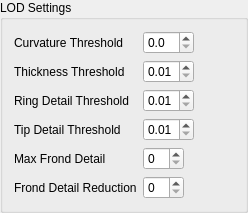
             <widget class="QGroupBox" name="group_LODSettings">
              <property name="toolTip">
               <string>&lt;html&gt;&lt;head/&gt;&lt;body&gt;&lt;p&gt;These settings describe with how much detail the tree mesh should be generated. Every LOD level  has its own set of parameters. The LOD settings are clamped between LOD levels, meaning LOD n+1 will always be less detailed than LOD n.&lt;/p&gt;&lt;/body&gt;&lt;/html&gt;</string>
              </property>
              <property name="title">
               <string>LOD Settings</string>
              </property>
              <property name="flat">
               <bool>true</bool>
              </property>
              <layout class="QVBoxLayout" name="verticalLayout_16">
               <item>
                <layout class="QGridLayout" name="gridLayout_6">
                 <item row="3" column="0">
                  <widget class="QLabel" name="label_23">
                   <property name="toolTip">
                    <string>&lt;html&gt;&lt;head/&gt;&lt;body&gt;&lt;p&gt;The curvature threshold is the most important setting to reduce the number of polygons. It describes how close the tree skeleton should be to its full-detail representation. The higher this value the more the skeleton can be reduced. Increasing this value will make the tree lose roundness but can also drastically reduce the number of polygons.&lt;/p&gt;&lt;/body&gt;&lt;/html&gt;</string>
                   </property>
                   <property name="text">
                    <string>Curvature Threshold</string>
                   </property>
                  </widget>
                 </item>
                 <item row="4" column="0">
                  <widget class="QLabel" name="label_24">
                   <property name="toolTip">
                    <string>&lt;html&gt;&lt;head/&gt;&lt;body&gt;&lt;p&gt;The thickness threshold is especially important on branches which have a varying contour.&lt;/p&gt;&lt;p&gt;It describes how close the shape of the branch should be to its full-detail representation. The higher this value, the fewer detail is used to represent the branch shape.&lt;/p&gt;&lt;p&gt;This setting has only minimal effect on branches that have only simple branch contours.&lt;/p&gt;&lt;p&gt;This setting and the Curvature Threshold can sometimes interfer as BOTH thresholds must be crossed before the mesh will be simplyfied. Thus setting a very low Curvature Threshold could mean that the Thickness Threshold seems to have no effect, as the mesh won't be simplified due to that restriction already. Thus, depending on the exact mesh, BOTH values might need to be adjusted in tandem to actually see a change in detail.&lt;/p&gt;&lt;/body&gt;&lt;/html&gt;</string>
                   </property>
                   <property name="text">
                    <string>Thickness Threshold</string>
                   </property>
                  </widget>
                 </item>
                 <item row="8" column="1">
                  <layout class="QHBoxLayout" name="horizontalLayout_28">
                   <item>
                    <widget class="QSpinBox" name="spin_FrondDetailReduction">
                     <property name="toolTip">
                      <string>How much the frond detail will be reduced in this LOD, before it is clamped to MaxFrondDetail.</string>
                     </property>
                     <property name="correctionMode">
                      <enum>QAbstractSpinBox::CorrectToNearestValue</enum>
                     </property>
                     <property name="maximum">
                      <number>32</number>
                     </property>
                    </widget>
                   </item>
                   <item>
                    <spacer name="horizontalSpacer_21">
                     <property name="orientation">
                      <enum>Qt::Horizontal</enum>
                     </property>
                     <property name="sizeHint" stdset="0">
                      <size>
                       <width>40</width>
                       <height>20</height>
                      </size>
                     </property>
                    </spacer>
                   </item>
                  </layout>
                 </item>
                 <item row="7" column="0">
                  <widget class="QLabel" name="label_63">
                   <property name="toolTip">
                    <string>The maximum detail value for a frond in this LOD.</string>
                   </property>
                   <property name="text">
                    <string>Max Frond Detail</string>
                   </property>
                  </widget>
                 </item>
                 <item row="7" column="1">
                  <layout class="QHBoxLayout" name="horizontalLayout_27">
                   <item>
                    <widget class="QSpinBox" name="spin_MaxFrondDetail">
                     <property name="toolTip">
                      <string>The maximum detail value for a frond in this LOD.</string>
                     </property>
                     <property name="correctionMode">
                      <enum>QAbstractSpinBox::CorrectToNearestValue</enum>
                     </property>
                     <property name="maximum">
                      <number>32</number>
                     </property>
                    </widget>
                   </item>
                   <item>
                    <spacer name="horizontalSpacer_18">
                     <property name="orientation">
                      <enum>Qt::Horizontal</enum>
                     </property>
                     <property name="sizeHint" stdset="0">
                      <size>
                       <width>40</width>
                       <height>20</height>
                      </size>
                     </property>
                    </spacer>
                   </item>
                  </layout>
                 </item>
                 <item row="8" column="0">
                  <widget class="QLabel" name="label_64">
                   <property name="toolTip">
                    <string>How much the frond detail will be reduced in this LOD, before it is clamped to MaxFrondDetail.</string>
                   </property>
                   <property name="text">
                    <string>Frond Detail Reduction</string>
                   </property>
                  </widget>
                 </item>
                 <item row="3" column="1">
                  <layout class="QHBoxLayout" name="horizontalLayout_47">
                   <item>
                    <widget class="QDoubleSpinBox" name="spin_CurvatureThreshold">
                     <property name="toolTip">
                      <string>&lt;html&gt;&lt;head/&gt;&lt;body&gt;&lt;p&gt;The curvature threshold is the most important setting to reduce the number of polygons. It describes how close the tree skeleton should be to its full-detail representation. The higher this value the more the skeleton can be reduced. Increasing this value will make the tree lose roundness but can also drastically reduce the number of polygons.&lt;/p&gt;&lt;/body&gt;&lt;/html&gt;</string>
                     </property>
                     <property name="correctionMode">
                      <enum>QAbstractSpinBox::CorrectToNearestValue</enum>
                     </property>
                     <property name="decimals">
                      <number>1</number>
                     </property>
                     <property name="minimum">
                      <double>0.000000000000000</double>
                     </property>
                     <property name="maximum">
                      <double>30.000000000000000</double>
                     </property>
                     <property name="singleStep">
                      <double>0.100000000000000</double>
                     </property>
                    </widget>
                   </item>
                   <item>
                    <spacer name="horizontalSpacer_37">
                     <property name="orientation">
                      <enum>Qt::Horizontal</enum>
                     </property>
                     <property name="sizeHint" stdset="0">
                      <size>
                       <width>40</width>
                       <height>20</height>
                      </size>
                     </property>
                    </spacer>
                   </item>
                  </layout>
                 </item>
                 <item row="5" column="0">
                  <widget class="QLabel" name="label_25">
                   <property name="toolTip">
                    <string>&lt;html&gt;&lt;head/&gt;&lt;body&gt;&lt;p&gt;The threshold used to reduce the detail of the branch mesh around its skeleton. The lower this value, the smoother the mesh will be. The higher this value the more it will look like a trianglular shape. This value can drastically influence the overall number of triangles.&lt;/p&gt;&lt;/body&gt;&lt;/html&gt;</string>
                   </property>
                   <property name="text">
                    <string>Ring Detail Threshold</string>
                   </property>
                  </widget>
                 </item>
                 <item row="6" column="0">
                  <widget class="QLabel" name="label_22">
                   <property name="toolTip">
                    <string>&lt;html&gt;&lt;head/&gt;&lt;body&gt;&lt;p&gt;At which threshold to reduce the number of polygons that are used to represent the branch tips. The lower this value, the rounder the branch tips will be.&lt;/p&gt;&lt;/body&gt;&lt;/html&gt;</string>
                   </property>
                   <property name="text">
                    <string>Tip Detail Threshold</string>
                   </property>
                  </widget>
                 </item>
                 <item row="6" column="1">
                  <layout class="QHBoxLayout" name="horizontalLayout_46">
                   <item>
                    <widget class="QDoubleSpinBox" name="spin_TipDetailThreshold">
                     <property name="toolTip">
                      <string>&lt;html&gt;&lt;head/&gt;&lt;body&gt;&lt;p&gt;At which threshold to reduce the number of polygons that are used to represent the branch tips. The lower this value, the rounder the branch tips will be.&lt;/p&gt;&lt;/body&gt;&lt;/html&gt;</string>
                     </property>
                     <property name="correctionMode">
                      <enum>QAbstractSpinBox::CorrectToNearestValue</enum>
                     </property>
                     <property name="decimals">
                      <number>2</number>
                     </property>
                     <property name="minimum">
                      <double>0.010000000000000</double>
                     </property>
                     <property name="maximum">
                      <double>0.500000000000000</double>
                     </property>
                     <property name="singleStep">
                      <double>0.010000000000000</double>
                     </property>
                    </widget>
                   </item>
                   <item>
                    <spacer name="horizontalSpacer_36">
                     <property name="orientation">
                      <enum>Qt::Horizontal</enum>
                     </property>
                     <property name="sizeHint" stdset="0">
                      <size>
                       <width>40</width>
                       <height>20</height>
                      </size>
                     </property>
                    </spacer>
                   </item>
                  </layout>
                 </item>
                 <item row="4" column="1">
                  <layout class="QHBoxLayout" name="horizontalLayout_48">
                   <item>
                    <widget class="QDoubleSpinBox" name="spin_ThicknessThreshold">
                     <property name="toolTip">
                      <string>&lt;html&gt;&lt;head/&gt;&lt;body&gt;&lt;p&gt;The thickness threshold is especially important on branches which have a varying contour.&lt;/p&gt;&lt;p&gt;It describes how close the shape of the branch should be to its full-detail representation. The higher this value, the fewer detail is used to represent the branch shape.&lt;/p&gt;&lt;p&gt;This setting has only minimal effect on branches that have only simple branch contours.&lt;/p&gt;&lt;p&gt;This setting and the Curvature Threshold can sometimes interfer as BOTH thresholds must be crossed before the mesh will be simplyfied. Thus setting a very low Curvature Threshold could mean that the Thickness Threshold seems to have no effect, as the mesh won't be simplified due to that restriction already. Thus, depending on the exact mesh, BOTH values might need to be adjusted in tandem to actually see a change in detail.&lt;/p&gt;&lt;/body&gt;&lt;/html&gt;</string>
                     </property>
                     <property name="correctionMode">
                      <enum>QAbstractSpinBox::CorrectToNearestValue</enum>
                     </property>
                     <property name="decimals">
                      <number>2</number>
                     </property>
                     <property name="minimum">
                      <double>0.010000000000000</double>
                     </property>
                     <property name="maximum">
                      <double>1.000000000000000</double>
                     </property>
                     <property name="singleStep">
                      <double>0.010000000000000</double>
                     </property>
                    </widget>
                   </item>
                   <item>
                    <spacer name="horizontalSpacer_38">
                     <property name="orientation">
                      <enum>Qt::Horizontal</enum>
                     </property>
                     <property name="sizeHint" stdset="0">
                      <size>
                       <width>40</width>
                       <height>20</height>
                      </size>
                     </property>
                    </spacer>
                   </item>
                  </layout>
                 </item>
                 <item row="5" column="1">
                  <layout class="QHBoxLayout" name="horizontalLayout_49">
                   <item>
                    <widget class="QDoubleSpinBox" name="spin_RingDetailThreshold">
                     <property name="toolTip">
                      <string>&lt;html&gt;&lt;head/&gt;&lt;body&gt;&lt;p&gt;The threshold used to reduce the detail of the branch mesh around its skeleton. The lower this value, the smoother the mesh will be. The higher this value the more it will look like a trianglular shape. This value can drastically influence the overall number of triangles.&lt;/p&gt;&lt;/body&gt;&lt;/html&gt;</string>
                     </property>
                     <property name="correctionMode">
                      <enum>QAbstractSpinBox::CorrectToNearestValue</enum>
                     </property>
                     <property name="decimals">
                      <number>2</number>
                     </property>
                     <property name="minimum">
                      <double>0.010000000000000</double>
                     </property>
                     <property name="maximum">
                      <double>1.000000000000000</double>
                     </property>
                     <property name="singleStep">
                      <double>0.020000000000000</double>
                     </property>
                    </widget>
                   </item>
                   <item>
                    <spacer name="horizontalSpacer_39">
                     <property name="orientation">
                      <enum>Qt::Horizontal</enum>
                     </property>
                     <property name="sizeHint" stdset="0">
                      <size>
                       <width>40</width>
                       <height>20</height>
                      </size>
                     </property>
                    </spacer>
                   </item>
                  </layout>
                 </item>
                </layout>
               </item>
              </layout>
             </widget>
